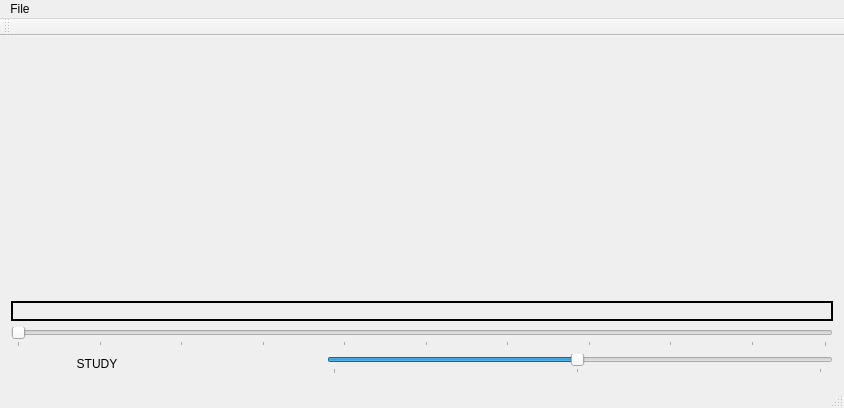
<?xml version="1.0" encoding="UTF-8"?>
<ui version="4.0">
 <class>MainWindow</class>
 <widget class="QMainWindow" name="MainWindow">
  <property name="geometry">
   <rect>
    <x>0</x>
    <y>0</y>
    <width>844</width>
    <height>408</height>
   </rect>
  </property>
  <property name="sizePolicy">
   <sizepolicy hsizetype="Preferred" vsizetype="Preferred">
    <horstretch>0</horstretch>
    <verstretch>0</verstretch>
   </sizepolicy>
  </property>
  <property name="windowTitle">
   <string>MainWindow</string>
  </property>
  <property name="autoFillBackground">
   <bool>false</bool>
  </property>
  <widget class="QWidget" name="centralWidget">
   <layout class="QVBoxLayout" name="verticalLayout">
    <item>
     <layout class="QVBoxLayout" name="windowLayout">
      <item>
       <layout class="QHBoxLayout" name="videoLayout">
        <property name="sizeConstraint">
         <enum>QLayout::SetDefaultConstraint</enum>
        </property>
        <item>
         <widget class="VideoWidget" name="videoWidget" native="true">
          <property name="sizePolicy">
           <sizepolicy hsizetype="MinimumExpanding" vsizetype="MinimumExpanding">
            <horstretch>0</horstretch>
            <verstretch>0</verstretch>
           </sizepolicy>
          </property>
          <property name="minimumSize">
           <size>
            <width>0</width>
            <height>0</height>
           </size>
          </property>
         </widget>
        </item>
        <item>
         <widget class="TextEdit" name="textEditWidget" native="true">
          <property name="sizePolicy">
           <sizepolicy hsizetype="MinimumExpanding" vsizetype="Expanding">
            <horstretch>0</horstretch>
            <verstretch>0</verstretch>
           </sizepolicy>
          </property>
          <property name="minimumSize">
           <size>
            <width>350</width>
            <height>0</height>
           </size>
          </property>
          <property name="maximumSize">
           <size>
            <width>250</width>
            <height>16777215</height>
           </size>
          </property>
          <property name="font">
           <font>
            <family>MS Mincho</family>
            <pointsize>16</pointsize>
           </font>
          </property>
         </widget>
        </item>
       </layout>
      </item>
      <item>
       <layout class="QVBoxLayout" name="progressLayout" stretch="0,0">
        <item>
         <widget class="Doubtitles" name="doubsLbl">
          <property name="sizePolicy">
           <sizepolicy hsizetype="Minimum" vsizetype="Minimum">
            <horstretch>0</horstretch>
            <verstretch>0</verstretch>
           </sizepolicy>
          </property>
          <property name="minimumSize">
           <size>
            <width>0</width>
            <height>20</height>
           </size>
          </property>
          <property name="maximumSize">
           <size>
            <width>16777215</width>
            <height>1000</height>
           </size>
          </property>
          <property name="frameShape">
           <enum>QFrame::Box</enum>
          </property>
          <property name="frameShadow">
           <enum>QFrame::Plain</enum>
          </property>
          <property name="lineWidth">
           <number>2</number>
          </property>
          <property name="midLineWidth">
           <number>0</number>
          </property>
          <property name="text">
           <string/>
          </property>
          <property name="scaledContents">
           <bool>true</bool>
          </property>
          <property name="alignment">
           <set>Qt::AlignCenter</set>
          </property>
          <property name="margin">
           <number>2</number>
          </property>
          <property name="textInteractionFlags">
           <set>Qt::TextSelectableByMouse</set>
          </property>
         </widget>
        </item>
        <item>
         <widget class="QSlider" name="progressSldr">
          <property name="orientation">
           <enum>Qt::Horizontal</enum>
          </property>
          <property name="tickPosition">
           <enum>QSlider::TicksBelow</enum>
          </property>
          <property name="tickInterval">
           <number>10</number>
          </property>
         </widget>
        </item>
       </layout>
      </item>
      <item>
       <layout class="QHBoxLayout" name="controlsLayout" stretch="0,0,0,0,0,0,0">
        <item>
         <widget class="QPushButton" name="rewindBtn">
          <property name="sizePolicy">
           <sizepolicy hsizetype="Fixed" vsizetype="Fixed">
            <horstretch>25</horstretch>
            <verstretch>25</verstretch>
           </sizepolicy>
          </property>
          <property name="text">
           <string/>
          </property>
          <property name="iconSize">
           <size>
            <width>25</width>
            <height>25</height>
           </size>
          </property>
          <property name="flat">
           <bool>true</bool>
          </property>
         </widget>
        </item>
        <item>
         <widget class="QPushButton" name="transBtn">
          <property name="text">
           <string>STUDY</string>
          </property>
          <property name="flat">
           <bool>true</bool>
          </property>
         </widget>
        </item>
        <item>
         <widget class="QPushButton" name="previousBtn">
          <property name="sizePolicy">
           <sizepolicy hsizetype="Fixed" vsizetype="Fixed">
            <horstretch>25</horstretch>
            <verstretch>25</verstretch>
           </sizepolicy>
          </property>
          <property name="text">
           <string/>
          </property>
          <property name="iconSize">
           <size>
            <width>25</width>
            <height>25</height>
           </size>
          </property>
          <property name="flat">
           <bool>true</bool>
          </property>
         </widget>
        </item>
        <item>
         <widget class="QPushButton" name="playPauseBtn">
          <property name="sizePolicy">
           <sizepolicy hsizetype="Fixed" vsizetype="Fixed">
            <horstretch>25</horstretch>
            <verstretch>25</verstretch>
           </sizepolicy>
          </property>
          <property name="text">
           <string/>
          </property>
          <property name="iconSize">
           <size>
            <width>25</width>
            <height>25</height>
           </size>
          </property>
          <property name="flat">
           <bool>true</bool>
          </property>
         </widget>
        </item>
        <item>
         <widget class="QPushButton" name="nextBtn">
          <property name="sizePolicy">
           <sizepolicy hsizetype="Fixed" vsizetype="Fixed">
            <horstretch>25</horstretch>
            <verstretch>25</verstretch>
           </sizepolicy>
          </property>
          <property name="text">
           <string/>
          </property>
          <property name="iconSize">
           <size>
            <width>25</width>
            <height>25</height>
           </size>
          </property>
          <property name="flat">
           <bool>true</bool>
          </property>
         </widget>
        </item>
        <item>
         <widget class="QPushButton" name="volumeBtn">
          <property name="sizePolicy">
           <sizepolicy hsizetype="Fixed" vsizetype="Fixed">
            <horstretch>25</horstretch>
            <verstretch>25</verstretch>
           </sizepolicy>
          </property>
          <property name="text">
           <string/>
          </property>
          <property name="iconSize">
           <size>
            <width>25</width>
            <height>25</height>
           </size>
          </property>
          <property name="flat">
           <bool>true</bool>
          </property>
         </widget>
        </item>
        <item>
         <widget class="QSlider" name="volumeSldr">
          <property name="maximumSize">
           <size>
            <width>16777215</width>
            <height>16777215</height>
           </size>
          </property>
          <property name="layoutDirection">
           <enum>Qt::LeftToRight</enum>
          </property>
          <property name="value">
           <number>49</number>
          </property>
          <property name="sliderPosition">
           <number>49</number>
          </property>
          <property name="orientation">
           <enum>Qt::Horizontal</enum>
          </property>
          <property name="tickPosition">
           <enum>QSlider::TicksBelow</enum>
          </property>
          <property name="tickInterval">
           <number>49</number>
          </property>
         </widget>
        </item>
       </layout>
      </item>
     </layout>
    </item>
   </layout>
  </widget>
  <widget class="QToolBar" name="mainToolbar">
   <attribute name="toolBarArea">
    <enum>TopToolBarArea</enum>
   </attribute>
   <attribute name="toolBarBreak">
    <bool>false</bool>
   </attribute>
  </widget>
  <widget class="QStatusBar" name="statusBar"/>
  <widget class="QMenuBar" name="menuBar">
   <property name="geometry">
    <rect>
     <x>0</x>
     <y>0</y>
     <width>844</width>
     <height>21</height>
    </rect>
   </property>
   <widget class="QMenu" name="menuFile">
    <property name="title">
     <string>File</string>
    </property>
    <addaction name="actionOpen"/>
   </widget>
   <addaction name="menuFile"/>
  </widget>
  <action name="actionOpen">
   <property name="text">
    <string>Open...</string>
   </property>
  </action>
 </widget>
 <layoutdefault spacing="6" margin="11"/>
 <customwidgets>
  <customwidget>
   <class>VideoWidget</class>
   <extends>QWidget</extends>
   <header>videowidget.h</header>
   <container>1</container>
  </customwidget>
  <customwidget>
   <class>TextEdit</class>
   <extends>QWidget</extends>
   <header>textedit.h</header>
   <container>1</container>
  </customwidget>
  <customwidget>
   <class>Doubtitles</class>
   <extends>QLabel</extends>
   <header>doubtitles.h</header>
  </customwidget>
 </customwidgets>
 <resources/>
 <connections/>
</ui>
